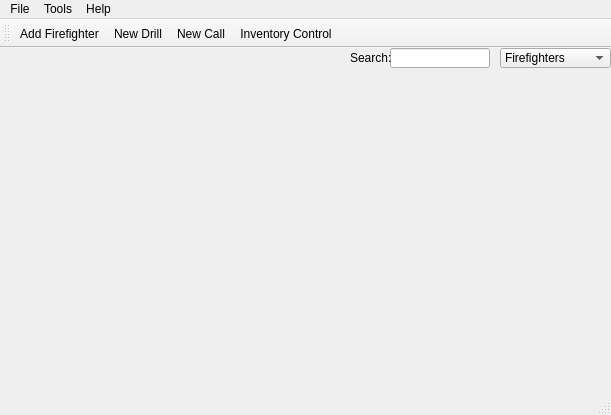
<?xml version="1.0" encoding="UTF-8"?>
<ui version="4.0">
 <class>MainWindow</class>
 <widget class="QMainWindow" name="MainWindow">
  <property name="geometry">
   <rect>
    <x>0</x>
    <y>0</y>
    <width>611</width>
    <height>415</height>
   </rect>
  </property>
  <property name="windowTitle">
   <string>Fire Department Management System</string>
  </property>
  <property name="windowIcon">
   <iconset resource="../resources/resources.qrc">
    <normaloff>:/icons/Icon.png</normaloff>:/icons/Icon.png</iconset>
  </property>
  <widget class="QWidget" name="centralWidget">
   <widget class="QComboBox" name="cmbSearch">
    <property name="geometry">
     <rect>
      <x>500</x>
      <y>0</y>
      <width>111</width>
      <height>20</height>
     </rect>
    </property>
    <item>
     <property name="text">
      <string>Firefighters</string>
     </property>
    </item>
    <item>
     <property name="text">
      <string>Drills</string>
     </property>
    </item>
    <item>
     <property name="text">
      <string>Calls</string>
     </property>
    </item>
   </widget>
   <widget class="QLineEdit" name="txtSearch">
    <property name="geometry">
     <rect>
      <x>390</x>
      <y>0</y>
      <width>100</width>
      <height>20</height>
     </rect>
    </property>
    <property name="maximumSize">
     <size>
      <width>100</width>
      <height>20</height>
     </size>
    </property>
   </widget>
   <widget class="QLabel" name="lblSearch">
    <property name="geometry">
     <rect>
      <x>350</x>
      <y>0</y>
      <width>46</width>
      <height>20</height>
     </rect>
    </property>
    <property name="text">
     <string>Search:</string>
    </property>
   </widget>
  </widget>
  <widget class="QStatusBar" name="statusBar"/>
  <widget class="QMenuBar" name="menuBar">
   <property name="geometry">
    <rect>
     <x>0</x>
     <y>0</y>
     <width>611</width>
     <height>21</height>
    </rect>
   </property>
   <widget class="QMenu" name="menuFile">
    <property name="title">
     <string>File</string>
    </property>
    <addaction name="actQuit"/>
   </widget>
   <widget class="QMenu" name="menuTools">
    <property name="title">
     <string>Tools</string>
    </property>
    <addaction name="actSearch"/>
    <addaction name="separator"/>
    <addaction name="actFirefighterAdd"/>
    <addaction name="actNew_Drill"/>
    <addaction name="actNew_Call"/>
    <addaction name="separator"/>
    <addaction name="actInventory_Control"/>
    <addaction name="actInventory_Check"/>
   </widget>
   <widget class="QMenu" name="menuHelp">
    <property name="title">
     <string>Help</string>
    </property>
    <addaction name="actAbout"/>
   </widget>
   <addaction name="menuFile"/>
   <addaction name="menuTools"/>
   <addaction name="menuHelp"/>
  </widget>
  <widget class="QToolBar" name="toolBar">
   <property name="windowTitle">
    <string>toolBar</string>
   </property>
   <property name="iconSize">
    <size>
     <width>32</width>
     <height>32</height>
    </size>
   </property>
   <attribute name="toolBarArea">
    <enum>TopToolBarArea</enum>
   </attribute>
   <attribute name="toolBarBreak">
    <bool>false</bool>
   </attribute>
   <addaction name="actFirefighterAdd"/>
   <addaction name="actNew_Drill"/>
   <addaction name="actNew_Call"/>
   <addaction name="actInventory_Control"/>
  </widget>
  <action name="actQuit">
   <property name="text">
    <string>Quit</string>
   </property>
  </action>
  <action name="actSearch">
   <property name="text">
    <string>Search</string>
   </property>
  </action>
  <action name="actFirefighterAdd">
   <property name="icon">
    <iconset resource="../resources/resources.qrc">
     <normaloff>:/icons/Firefighter_Base.png</normaloff>:/icons/Firefighter_Base.png</iconset>
   </property>
   <property name="text">
    <string>Add Firefighter</string>
   </property>
   <property name="toolTip">
    <string>Firefighter Add</string>
   </property>
  </action>
  <action name="actAbout">
   <property name="text">
    <string>About</string>
   </property>
  </action>
  <action name="actNew_Drill">
   <property name="icon">
    <iconset resource="../resources/resources.qrc">
     <normaloff>:/icons/Drill_Base.png</normaloff>:/icons/Drill_Base.png</iconset>
   </property>
   <property name="text">
    <string>New Drill</string>
   </property>
   <property name="toolTip">
    <string>New Drill</string>
   </property>
  </action>
  <action name="actNew_Call">
   <property name="icon">
    <iconset resource="../resources/resources.qrc">
     <normaloff>:/icons/Call_Base.png</normaloff>:/icons/Call_Base.png</iconset>
   </property>
   <property name="text">
    <string>New Call</string>
   </property>
  </action>
  <action name="actInventory_Control">
   <property name="icon">
    <iconset resource="../resources/resources.qrc">
     <normaloff>:/icons/Inventory_Control.png</normaloff>:/icons/Inventory_Control.png</iconset>
   </property>
   <property name="text">
    <string>Inventory Control</string>
   </property>
   <property name="toolTip">
    <string>Inventory Control</string>
   </property>
  </action>
  <action name="actInventory_Check">
   <property name="icon">
    <iconset resource="../resources/resources.qrc">
     <normaloff>:/icons/Inventory_Check.png</normaloff>:/icons/Inventory_Check.png</iconset>
   </property>
   <property name="text">
    <string>Inventory Check</string>
   </property>
  </action>
 </widget>
 <layoutdefault spacing="6" margin="11"/>
 <resources>
  <include location="../resources/resources.qrc"/>
 </resources>
 <connections>
  <connection>
   <sender>actQuit</sender>
   <signal>triggered()</signal>
   <receiver>MainWindow</receiver>
   <slot>close()</slot>
   <hints>
    <hint type="sourcelabel">
     <x>-1</x>
     <y>-1</y>
    </hint>
    <hint type="destinationlabel">
     <x>305</x>
     <y>207</y>
    </hint>
   </hints>
  </connection>
  <connection>
   <sender>txtSearch</sender>
   <signal>returnPressed()</signal>
   <receiver>MainWindow</receiver>
   <slot>txtSearchReturnPressed()</slot>
   <hints>
    <hint type="sourcelabel">
     <x>409</x>
     <y>75</y>
    </hint>
    <hint type="destinationlabel">
     <x>409</x>
     <y>134</y>
    </hint>
   </hints>
  </connection>
 </connections>
 <slots>
  <slot>txtSearchReturnPressed()</slot>
 </slots>
</ui>
